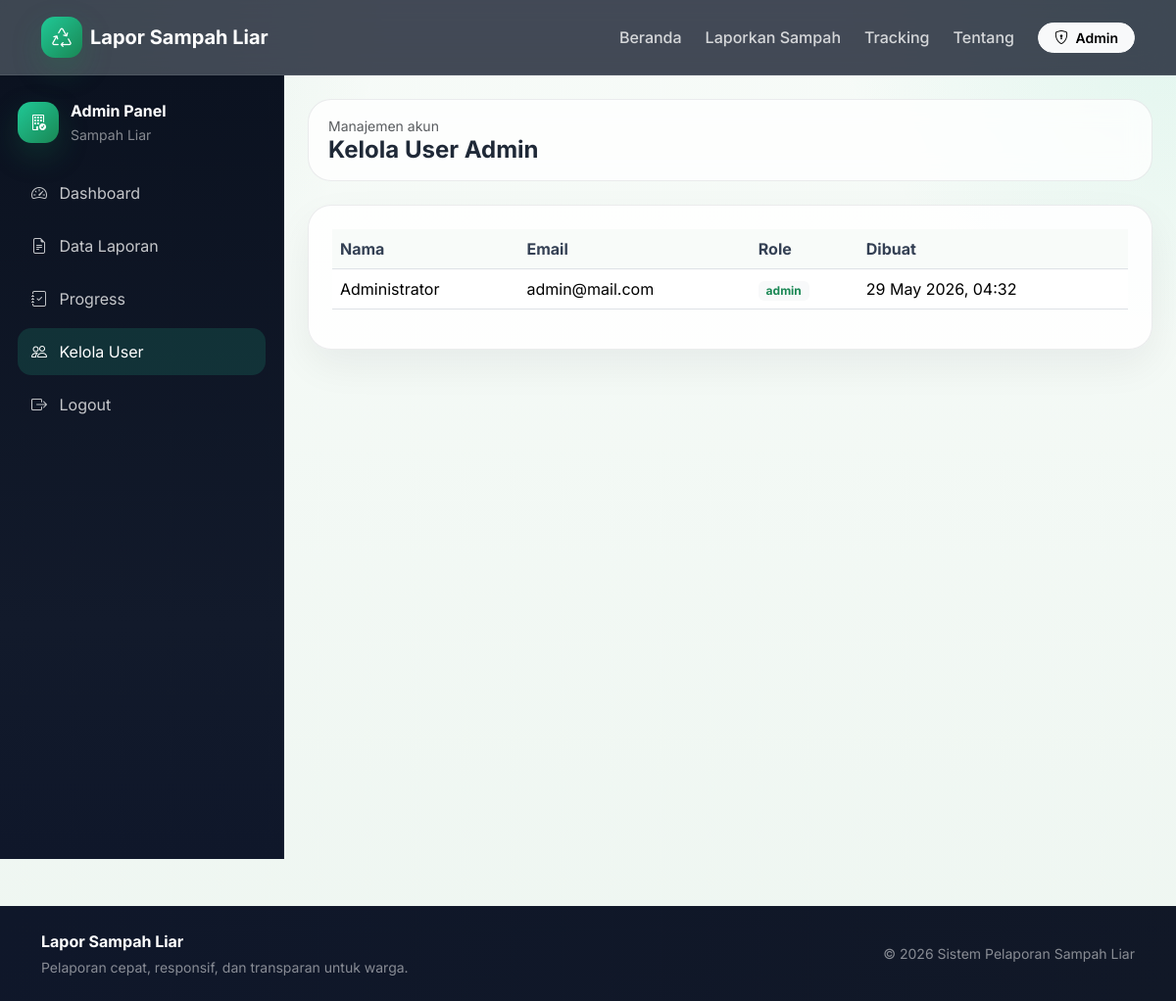
The page /admin/users.php (signed in) on the database its author committed.
### tables this page shows
CREATE TABLE users (
    id INT AUTO_INCREMENT PRIMARY KEY,
    nama VARCHAR(100) NOT NULL,
    email VARCHAR(100) UNIQUE NOT NULL,
    password VARCHAR(255) NOT NULL,
    role ENUM('admin') DEFAULT 'admin',
    created_at TIMESTAMP DEFAULT CURRENT_TIMESTAMP
);

### helpers/functions.php (called while the page is built, shortened)
<?php
function e(?string $value): string {
    return htmlspecialchars((string)$value, ENT_QUOTES, 'UTF-8');
}
function format_date_id(?string $date): string {
    return date('d M Y, H:i', strtotime($date));
}

### admin/users.php (the view, shortened to what this page needs)
<?php
require_once __DIR__ . '/../helpers/auth.php';
require_once __DIR__ . '/../helpers/functions.php';
$users = $conn->query("SELECT id, nama, email, role, created_at FROM users ORDER BY id DESC")->fetch_all(MYSQLI_ASSOC);
include __DIR__ . '/../templates/header.php';
?>
<div class="admin-layout">
  <?php include __DIR__ . '/../templates/sidebar.php'; ?>
  <main class="admin-main">
    <div class="admin-topbar mb-4">
      <div class="text-muted small">Manajemen akun</div>
      <h4 class="fw-bold mb-0">Kelola User Admin</h4>
    </div>
    <div class="glass-card p-4">
      <table class="table table-hover align-middle datatable">
        <thead>
          <tr><th>Nama</th><th>Email</th><th>Role</th><th>Dibuat</th></tr>
        </thead>
        <tbody>
          <?php foreach ($users as $u): ?>
            <tr>
              <td><?= e($u['nama']); ?></td>
              <td><?= e($u['email']); ?></td>
              <td><span class="badge text-bg-light text-success"><?= e($u['role']); ?></span></td>
              <td><?= format_date_id($u['created_at']); ?></td>
            </tr>
          <?php endforeach; ?>
        </tbody>
      </table>
    </div>
  </main>
</div>
<?php include __DIR__ . '/../templates/footer.php'; ?>

### assets/css/style.css (style rules this page uses)
:root { --green-900:#0f5132; --green-800:#146c43; --green-700:#198754; --green-600:#20a36b; --bg:#f4f8f6; --card:#ffffff; --text:#1f2937; --muted:#6b7280; --line:rgba(17,24,39,.08); --sidebar:#101828; }
* { box-sizing:border-box }
html,body { height:100% }
body.app-shell { font-family:'Inter',sans-serif; background: radial-gradient(circle at top left, rgba(25,135,84,.10), transparent 25%), radial-gradient(circle at top right, rgba(32,201,151,.10), transparent 22%), linear-gradient(180deg,#f7fbf8 0%,#eef6f1 100%); color:var(--text); }
.stat-card,.info-card,.glass-card,.admin-card,.timeline-card { background:rgba(255,255,255,.85); border:1px solid var(--line); border-radius:24px; box-shadow:0 16px 40px rgba(16,24,40,.06); }
.admin-layout { display:grid;grid-template-columns:290px 1fr;min-height:100vh }
.admin-main { padding:24px }
.admin-topbar { background:rgba(255,255,255,.78); backdrop-filter:blur(12px); border:1px solid var(--line); border-radius:24px; padding:16px 20px; }
.table thead th { background:#f8fbf9; color:#344054; }

### rows shown on the page
users: nama "Administrator", email "admin@mail.com", role "admin", created_at "29 May 2026, 04:32"

### other values the page prints
APP_NAME "Lapor Sampah Liar"
